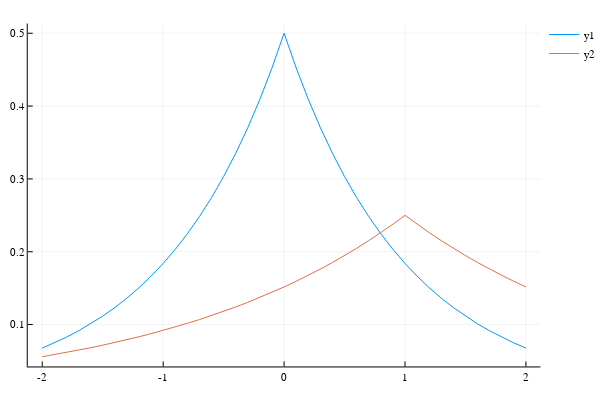

Notebook code cell kept with this figure:
### Code cell
plot(set, res)

### Figure 1 — Plotly figure (JSON) as saved in the notebook; plotly's stock layout.template omitted (floating-point values rounded to 4 significant figures)
{"data": [{"colorbar": {"title": {"text": ""}}, "hoverinfo": "text", "legendgroup": "y1", "line": {"color": "rgba(0, 154, 250, 1.000)", "dash": "solid", "shape": "linear", "width": 1}, "mode": "lines", "name": "y1", "showlegend": true, "text": [null, null, null, null, null, null, null, null, null, null, null, null, null, null, null, null, null, null, null, null, null, null, null, null, null, null, null, null, null, null, null, null, null, null, null, null, null, null, null, null, null], "type": "scatter", "visible": true, "x": [-2, -1.9, -1.8, -1.7, -1.6, -1.5, -1.4, -1.3, -1.2, -1.1, -1, -0.9, -0.8, -0.7, -0.6, -0.5, -0.4, -0.3, -0.2, -0.1, 0, 0.1, 0.2, 0.3, 0.4, 0.5, 0.6, 0.7, 0.8, 0.9, 1, 1.1, 1.2, 1.3, 1.4, 1.5, 1.6, 1.7, 1.8, 1.9, 2], "xaxis": "x", "y": [0.06767, 0.07478, 0.08265, 0.09134, 0.1009, 0.1116, 0.1233, 0.1363, 0.1506, 0.1664, 0.1839, 0.2033, 0.2247, 0.2483, 0.2744, 0.3033, 0.3352, 0.3704, 0.4094, 0.4524, 0.5, 0.4524, 0.4094, 0.3704, 0.3352, 0.3033, 0.2744, 0.2483, 0.2247, 0.2033, 0.1839, 0.1664, 0.1506, 0.1363, 0.1233, 0.1116, 0.1009, 0.09134, 0.08265, 0.07478, 0.06767], "yaxis": "y", "zmax": 0.1, "zmin": -0.1}, {"colorbar": {"title": {"text": ""}}, "hoverinfo": "text", "legendgroup": "y2", "line": {"color": "rgba(227, 111, 71, 1.000)", "dash": "solid", "shape": "linear", "width": 1}, "mode": "lines", "name": "y2", "showlegend": true, "text": [null, null, null, null, null, null, null, null, null, null, null, null, null, null, null, null, null, null, null, null, null, null, null, null, null, null, null, null, null, null, null, null, null, null, null, null, null, null, null, null, null], "type": "scatter", "x": [-2, -1.9, -1.8, -1.7, -1.6, -1.5, -1.4, -1.3, -1.2, -1.1, -1, -0.9, -0.8, -0.7, -0.6, -0.5, -0.4, -0.3, -0.2, -0.1, 0, 0.1, 0.2, 0.3, 0.4, 0.5, 0.6, 0.7, 0.8, 0.9, 1, 1.1, 1.2, 1.3, 1.4, 1.5, 1.6, 1.7, 1.8, 1.9, 2], "xaxis": "x", "y": [0.05578, 0.05864, 0.06165, 0.06481, 0.06813, 0.07163, 0.0753, 0.07916, 0.08322, 0.08748, 0.09197, 0.09669, 0.1016, 0.1069, 0.1123, 0.1181, 0.1241, 0.1305, 0.1372, 0.1442, 0.1516, 0.1594, 0.1676, 0.1762, 0.1852, 0.1947, 0.2047, 0.2152, 0.2262, 0.2378, 0.25, 0.2378, 0.2262, 0.2152, 0.2047, 0.1947, 0.1852, 0.1762, 0.1676, 0.1594, 0.1516], "yaxis": "y", "zmax": 0.1, "zmin": -0.1}], "layout": {"annotations": [], "height": 400, "hovermode": "x", "legend": {"bgcolor": "rgba(255, 255, 255, 1.000)", "bordercolor": "rgba(0, 0, 0, 1)", "font": {"color": "rgba(0, 0, 0, 1)", "family": "sans-serif", "size": 11}, "tracegroupgap": 0, "x": 1, "y": 1}, "margin": {"b": 20, "l": 0, "r": 0, "t": 20}, "paper_bgcolor": "rgba(255, 255, 255, 1.000)", "plot_bgcolor": "rgba(255, 255, 255, 1.000)", "showlegend": true, "width": 600, "xaxis": {"anchor": "y", "autorange": false, "domain": [0.05101, 0.9934], "gridcolor": "rgba(0, 0, 0, 0.1)", "gridwidth": 0.5, "linecolor": "rgba(0, 0, 0, 1)", "mirror": false, "range": [-2.12, 2.12], "showgrid": true, "showline": true, "showticklabels": true, "tickangle": 0, "tickcolor": "rgb(0, 0, 0)", "tickfont": {"color": "rgba(0, 0, 0, 1)", "family": "sans-serif", "size": 11}, "tickmode": "array", "ticks": "inside", "ticktext": ["-2", "-1", "0", "1", "2"], "tickvals": [-2, -1, 0, 1, 2], "title": {"font": {"color": "rgba(0, 0, 0, 1)", "family": "sans-serif", "size": 15}, "text": ""}, "type": "linear", "visible": true, "zeroline": false, "zerolinecolor": "rgba(0, 0, 0, 1)"}, "yaxis": {"anchor": "x", "autorange": false, "domain": [0.03762, 0.9902], "gridcolor": "rgba(0, 0, 0, 0.1)", "gridwidth": 0.5, "linecolor": "rgba(0, 0, 0, 1)", "mirror": false, "range": [0.04246, 0.5133], "showgrid": true, "showline": true, "showticklabels": true, "tickangle": 0, "tickcolor": "rgb(0, 0, 0)", "tickfont": {"color": "rgba(0, 0, 0, 1)", "family": "sans-serif", "size": 11}, "tickmode": "array", "ticks": "inside", "ticktext": ["0.1", "0.2", "0.3", "0.4", "0.5"], "tickvals": [0.1, 0.2, 0.3, 0.4, 0.5], "title": {"font": {"color": "rgba(0, 0, 0, 1)", "family": "sans-serif", "size": 15}, "text": ""}, "type": "linear", "visible": true, "zeroline": false, "zerolinecolor": "rgba(0, 0, 0, 1)"}}}
